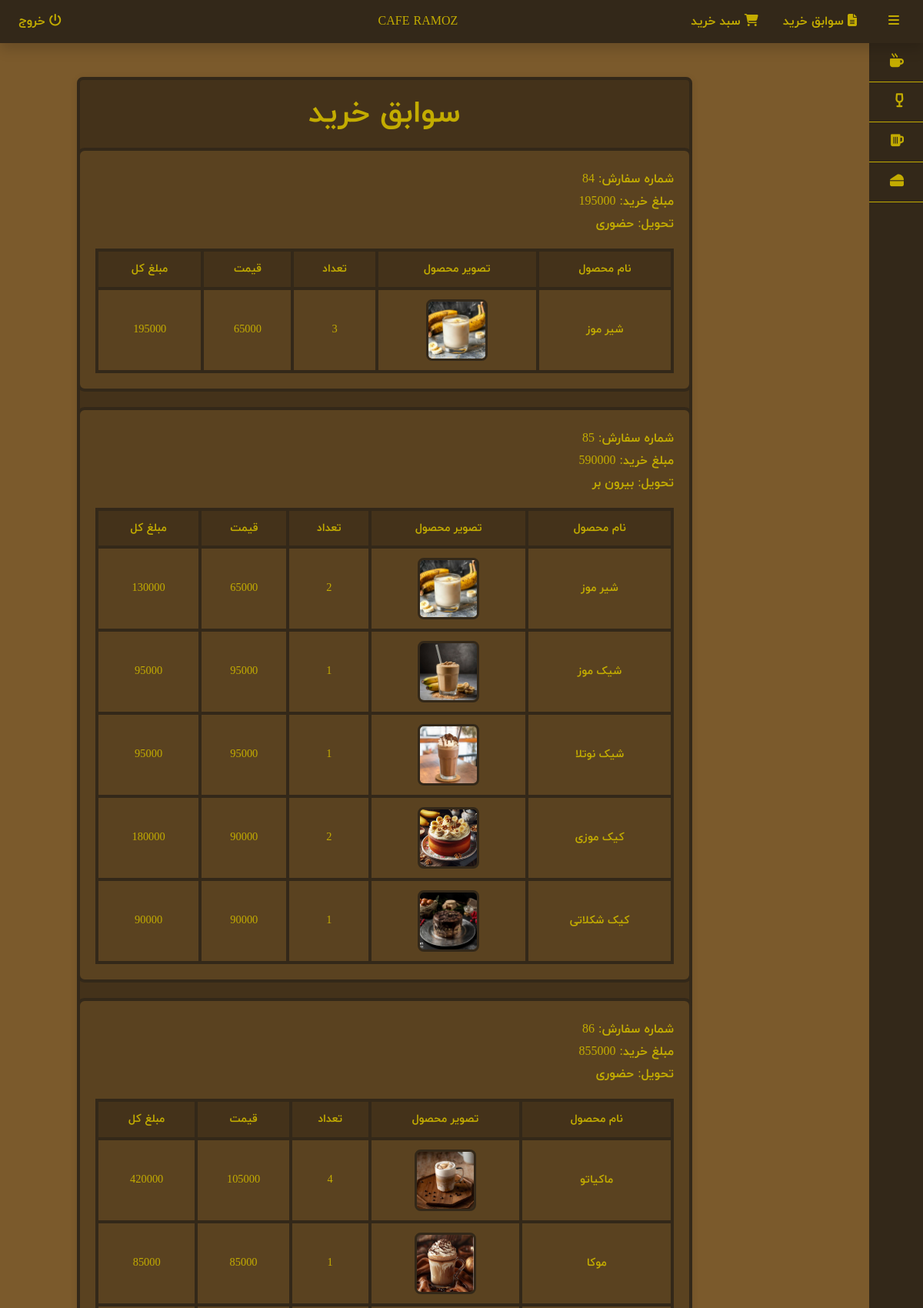
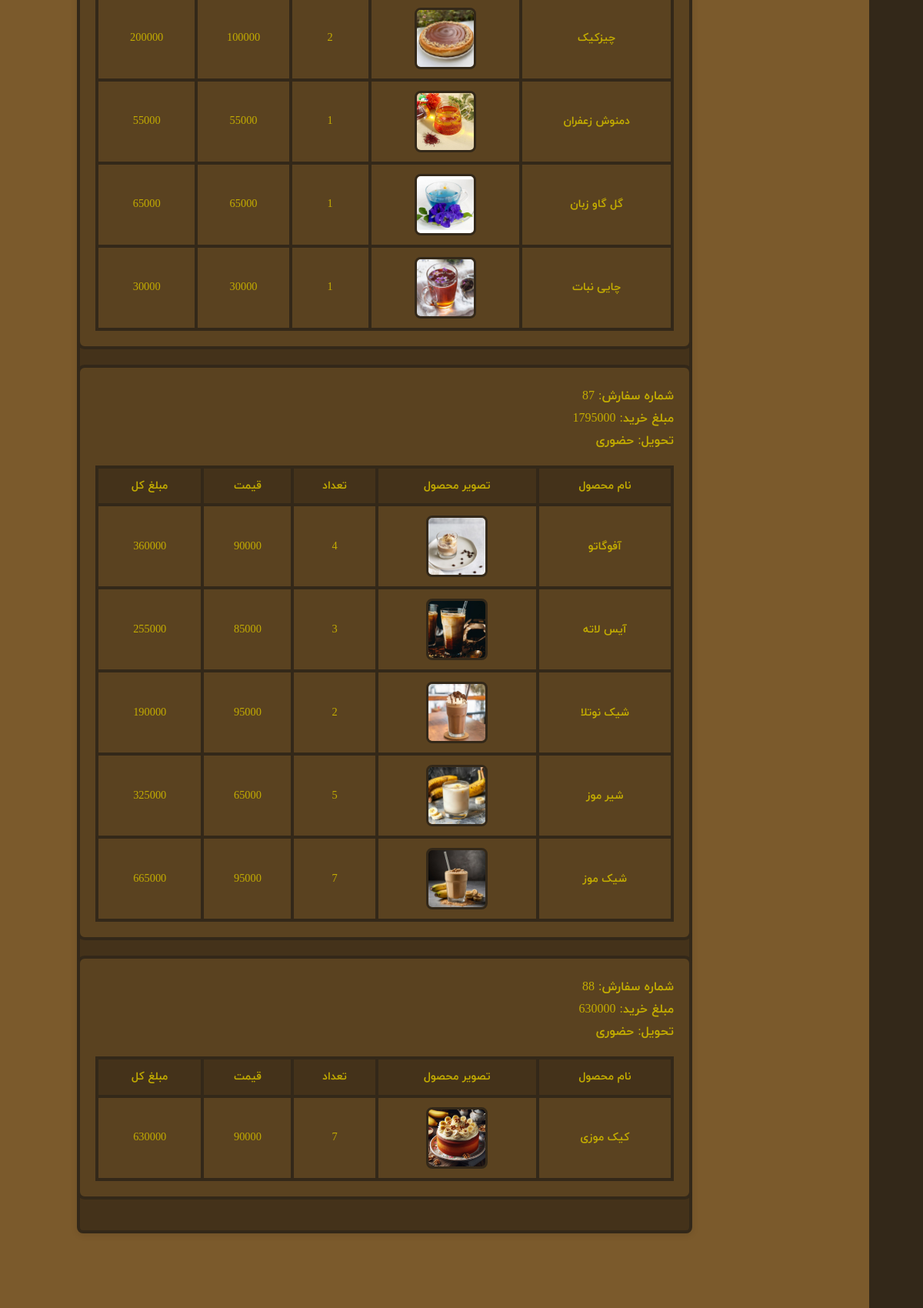
/order_history/ (signed in, upper part), run on the app's committed database (2 pictures, top to bottom).
### web/models.py (models this page shows, shortened)
class Product(models.Model):
    id = models.AutoField(primary_key=True, unique=True)
    name = models.CharField(max_length=255, unique=True, validators=[RegexValidator(regex="^[a-zA-Z0-9آ-ی ]+$")])
    price = models.IntegerField()
    image = models.ImageField(upload_to='images/')
    COLD_DRINK = 'CD'
    HOT_DRINK = 'HD'
    TEA = 'TI'
    CAKE = 'CK'
    CATEGORY_CHOICES = [
        (COLD_DRINK, 'نوشیدنی سرد'),
        (HOT_DRINK, 'نوشیدنی گرم'),
        (TEA, 'چای و دمنوش'),
        (CAKE, 'کیک'),
    ]
    category = models.CharField(max_length=2, choices=CATEGORY_CHOICES, default=CAKE)

### web/views.py (the view)
# urls.py: path('order_history/', views.order_history, name='order_history'),
@login_required(login_url='login')
def order_history(request):
    completed_orders = Orders.objects.filter(username=request.user.custom_user, type=True)
    orders_info = []
    for order in completed_orders:
        order_products = order.orders_product_set.all()
        products_info = []
        for order_product in order_products:
            product = order_product.product_id
            total_price = product.price * order_product.quantity
            products_info.append({
                'product_name': product.name,
                'product_image': product.image.url,
                'product_price': product.price,
                'quantity': order_product.quantity,
                'total_price': total_price,
            })
        orders_info.append({
            'order_id': order.order_id,
            'purchase_amount': order.purchase_amount,
            'purchase_type': order.purchase_type,
            'products_info': products_info,
        })
    context = {
        'orders_info': orders_info,
    }
    return render(request, 'order_history.html', context)

### web/templates/order_history.html (shortened to what this page needs)
{%load static%}
<!DOCTYPE html>
<html lang="fa">
<head>
    <link rel="stylesheet" href="https://cdnjs.cloudflare.com/ajax/libs/font-awesome/6.0.0-beta3/css/all.min.css">
    <link rel="stylesheet" href="{% static 'css/bootstrap.fa.min.css'%}">
    <link rel="stylesheet" href="{% static 'css/main.css'%}">
</head>
<body>
    <div class="wrapper hover_collapse">
        <nav class="navbar navbar-expand shadow fixed-top">
            <div class="nav-item" style="margin-right: 15px;">
                <a class="hamburger"><i class="fas fa-bars"></i></a>
            </div>
            <ul class="navbar-nav blocking" style="margin-right: 25px;">
                <li class="nav-item mx-2">
                    <a href="{% url 'order_history' %}" class="nav-link"><i class="fas">&#xf15c;</i> سوابق خرید</a>
                </li>
                <li class="nav-item mx-2">
                    <a href="{% url 'cart' %}" class="nav-link"><i class="fas">&#xf07a;</i> سبد خرید</a>
                </li>
            </ul>
            <div class="navbar-nav mr-auto cafe">
                <a href="{% url 'index' %}" class="nav-link">CAFE RAMOZ</a>
            </div>
            <div class="navbar-nav nav-item mr-auto blocking">
                {% if user.is_authenticated %}
                    <a href="{% url 'logout' %}" class="nav-link"><i class="fas">&#xf011;</i> خروج</a>
                {% else %}
                    <a href="{% url 'login' %}" class="nav-link"><i class="fas">&#xf2f6;</i> ورود به حساب کاربری</a>
                {% endif %}
            </div>
        </nav>
        <div class="sidebar">
            <div class="sidebar_inner">
            <ul>
                <li>
                    <a href='{% url "products_with_category" "HD" %}'>
                        <span class="icon"><i class="fas"> &#xf7b6;</i></span>
                    </a>
                </li>
                <li>
                    <a href='{% url "products_with_category" "CD" %}'>
                        <span class="icon"><i class="fas"> &#xf5ce; </i></span>
                    </a>
                </li>
                <li>
                    <a href='{% url "products_with_category" "TI" %}'>
                        <span class="icon"><i class="fas"> &#xf0fc;</i></span>
                    </a>
                </li>
                <li>
                    <a href='{% url "products_with_category" "CK" %}'>
                        <span class="icon"><i class="fas"> &#xf7ef;</i></span>
                    </a>
                </li>
            </ul>
            </div>
        </div>
        <div class="savabegh">
            <div class="savabegh-inner">
                <h1>سوابق خرید</h1>
                {% for order in orders_info %}
                <div class="order">
                    <p>شماره سفارش: {{ order.order_id }}</p>
                    <p>مبلغ خرید: {{ order.purchase_amount }}</p>
                    {% if order.purchase_type == "IS" %}
                        <p>تحویل: حضوری</p>
                    {% elif order.purchase_type == "TA" %}
                        <p>تحویل: بیرون بر</p>
                    {% endif %}
                    <table>
                        <thead>
                            <tr>
                                <th>نام محصول</th>
                                <th>تصویر محصول</th>
                                <th>تعداد</th>
                                <th>قیمت</th>
                                <th>مبلغ کل</th>
                            </tr>
                        </thead>
                        <tbody>
                            {% for product in order.products_info %}
                            <tr>
                                <td>{{ product.product_name }}</td>
                                <td><img src="{{ product.product_image }}" alt="{{ product.product_name }}"></td>
                                <td>{{ product.quantity }}</td>
                                <td>{{ product.product_price }}</td>
                                <td>{{ product.total_price }}</td>
                            </tr>
                            {% endfor %}
                        </tbody>
                    </table>
                </div>
                {% endfor %}
            </div>
        </div>
        <div style="height: 300px;"></div>
    </div>
</body>
</html>

### static/css/main.css (style rules this page uses)
* { font-family: yekan; margin: 0; padding: 0; box-sizing: border-box; list-style: none; text-decoration: none; }
body { background-color: #7b5a2c; }
.navbar { background-color: #332819; }
.sidebar { position: fixed; top: 55px; right: 0; width: 250px; height: 100%; background: #332819; }
.sidebar ul li a { display: block; padding: 12px 25px; border-bottom: 1px solid #c3ac00; color: #c3ac00; text-decoration: none; transition: all 0.4s ease; }
.sidebar ul li a .icon { font-size: 18px; vertical-align: middle; transition: background 0.4s ease; }
.hover_collapse .sidebar { width: 70px; }
.navbar .hamburger { cursor: pointer; color: #c3ac00; }
.nav-link { color:#c3ac00; }
.cafe { margin-left: 10%; }

### web/templates/order_history.html (style rules this page uses)
body { font-family: Arial, sans-serif; display: flex; flex-direction: column; min-height: 100vh; margin: 0; }
.wrapper { flex: 1; display: flex; flex-direction: column; }
.savabegh { border: 4px solid #332819; border-radius: 10px; margin: 100px; margin-right: 25%; padding: 20px; width: 800px; max-width: 1200px; display: flex; flex-wrap: wrap; justify-content: center; align-items: flex-start; margin-bottom: 50px; background-color: #44321a; border-radius: 8px; box-shadow: 0 2px 10px rgba(0, 0, 0, 0.1); }
.savabegh h1 { color: #c3ac00; text-align: center; font-size: 2.5em; margin-bottom: 20px; width: 100%; }
.savabegh .order { border: 4px solid #332819; border-radius: 10px; background-color: #5a4220; margin: 20px; padding: 20px; width: 800px; }
.savabegh p { margin: 5px 0; color: #c3ac00; font-size: 1em; }
.savabegh table { width: 100%; border: 4px solid #332819; color: #c3ac00; margin-top: 20px; }
.savabegh th, td { padding: 12px; border: 4px solid #332819; text-align: center; font-size: 0.9em; }
.savabegh th { background-color: #44321a; font-weight: bold; }
.savabegh tr:nth-child(even) { background-color: #5a4220; }
.savabegh img { border: 3px solid #332819; width: 80px; border-radius: 8px; height: auto; }

### data on the page
Product: product_name "شیر موز" "شیر موز" "شیر موز"
Product: product_name "شیک موز" "شیک موز"
Product: product_name "شیک نوتلا" "شیک نوتلا"
Product: product_name "کیک موزی" "کیک موزی"
Product: product_name "کیک شکلاتی"
Product: product_name "ماکیاتو"
Product: product_name "موکا"
Product: product_name "چیزکیک", product_name (picture)
Product: product_name "دمنوش زعفران"
Product: product_name "گل گاو زبان"
Product: product_name "چایی نبات"
Product: product_name "آفوگاتو"
Product: product_name "آیس لاته"

### other printed values
{{ order.order_id }} "84" "85" "86" "87" "88"
{{ order.purchase_amount }} "195000" "590000" "855000" "1795000" "630000"
{{ product.quantity }} "3" "2" "1" "1" "2" "1" "4" "1" "2" "1" "1" "1" "4" "3" "2" "5" "7" "7"
{{ product.product_price }} "65000" "65000" "95000" "95000" "90000" "90000" "105000" "85000" "100000" "55000" "65000" "30000" "90000" "85000" "95000" "65000" "95000" "90000"
{{ product.total_price }} "195000" "130000" "95000" "95000" "180000" "90000" "420000" "85000" "200000" "55000" "65000" "30000" "360000" "255000" "190000" "325000" "665000" "630000"
